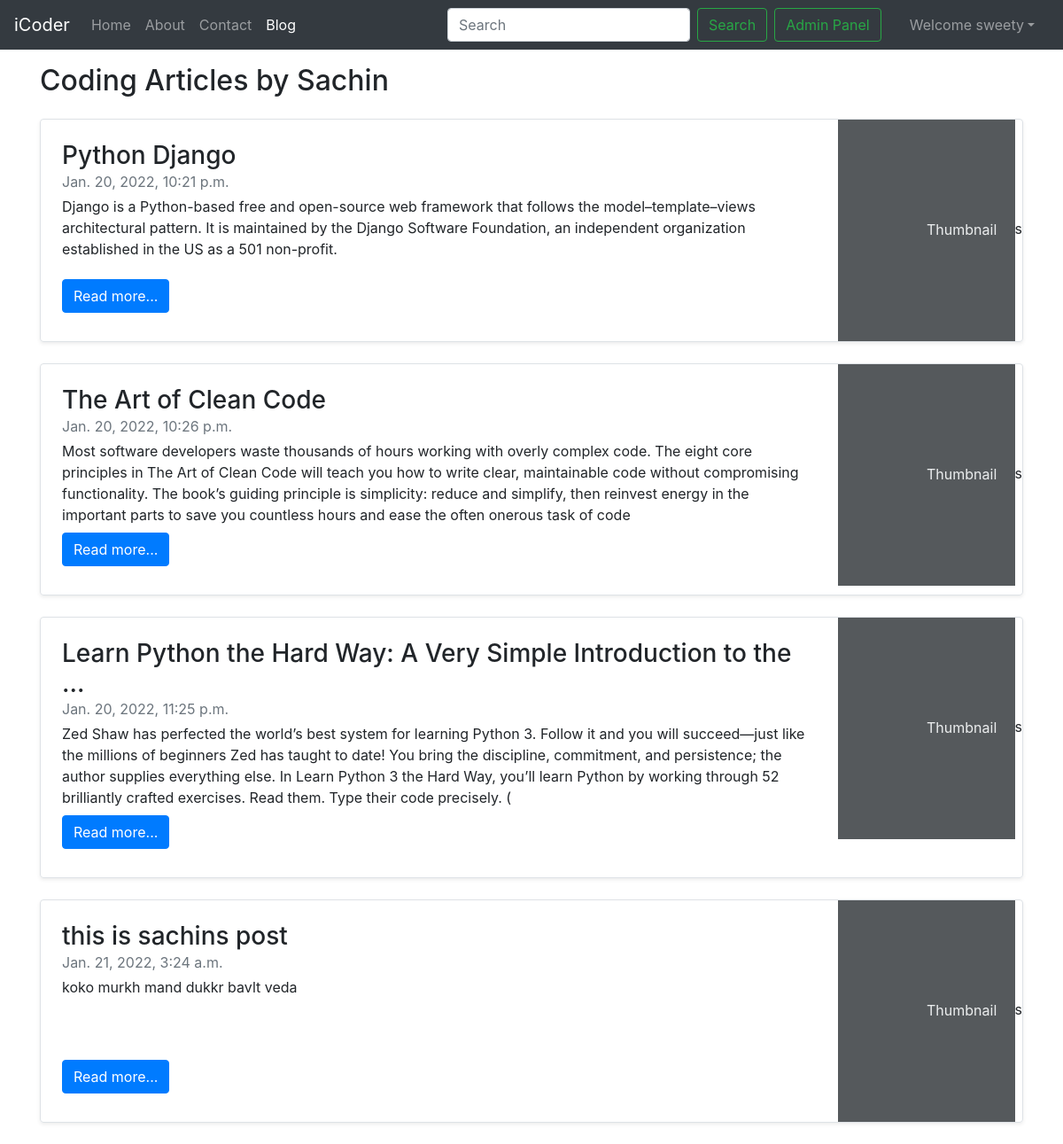
Page /blog/ (signed in) on the committed database.
### blog/models.py (models this page shows, shortened)
class Post(models.Model):
    sno=models.AutoField(primary_key=True)
    title=models.CharField(max_length=255)
    author=models.CharField(max_length=14)
    slug=models.CharField(max_length=130)
    timeStamp=models.DateTimeField(blank=True)
    content=models.TextField()

### blog/views.py (the view)
# urls.py: path('', views.blogHome, name="blogHome"),
def blogHome(request):
    allPosts= Post.objects.all()
    context={'allPosts': allPosts}
    return render(request, "blog/blogHome.html", context)

### iCoder/templates/blog/blogHome.html (shortened to what this page needs)
{% extends 'base.html' %}
{% block blogactive %} active {% endblock blogactive %}
{% block body %}
<div class="container my-3">
    <h2>Coding Articles by Sachin</h2>
    {%for post in allPosts%}
    <div class="row no-gutters border rounded overflow-hidden flex-md-row mb-4 shadow-sm h-md-250 my-4 position-relative">
        <div class="col p-4 d-flex flex-column position-static">
            <h3 class="mb-0">{{post.title}}</h3>
            <div class="mb-1 text-muted">{{post.timeStamp}}</div>
            <p class="card-text mb-auto">{{post.content|slice:"0:400"}}</p>
            <div class="my-2">
            	<a href="/blog/blogpost/{{post.slug}}" role="button" class="btn btn-primary">Read more...</a>
            </div>
        </div>
        <div class="col-auto d-none d-lg-block">
            <svg class="bd-placeholder-img" width="200" height="250" xmlns="http://www.w3.org/2000/svg" preserveAspectRatio="xMidYMid slice" focusable="false" role="img" aria-label="Placeholder: Thumbnail">
                <rect width="100%" height="100%" fill="#55595c"></rect><text x="50%" y="50%" fill="#eceeef" dy=".3em">Thumbnail</text>
            </svg>s
        </div>
    </div>
    {% endfor %}
 {% endblock %}

### iCoder/templates/base.html (shortened to what this page needs)
<!doctype html>
<html lang="en">
  <head>
    <link rel="stylesheet" href="https://stackpath.bootstrapcdn.com/bootstrap/4.5.2/css/bootstrap.min.css">
  </head>
  <body>
    <nav class="navbar navbar-expand-lg navbar-dark bg-dark">
        <a class="navbar-brand" href="/">iCoder</a>
        <div class="collapse navbar-collapse" id="navbarSupportedContent">
          <ul class="navbar-nav mr-auto">
            <li class="nav-item {% block homeactive %}  {% endblock homeactive %}">
              <a class="nav-link" href="/">Home <span class="sr-only">(current)</span></a>
            </li>
            <li class="nav-item {% block aboutactive %}  {% endblock aboutactive %}" >
              <a class="nav-link" href="/about">About</a>
            </li>
            <li class="nav-item {% block contactactive %}  {% endblock contactactive %} ">
              <a class="nav-link" href="/contact">Contact</a>
            </li>
            <li class="nav-item {% block blogactive %}  {% endblock blogactive %} ">
              <a class="nav-link" href="/blog">Blog</a>
            </li>
          </ul>
          <form method="get" action="/search"class="form-inline my-2 my-lg-0 mx-3">
            <input class="form-control mr-sm-2" type="search" placeholder="Search" aria-label="Search" name="query" id="query">
            <button class="btn btn-outline-success my-2 my-sm-0 " type="submit">Search</button>
            <a href="/admin" role="button" target="_blank" class="btn btn-outline-success m-2 my-sm-0"> Admin Panel </a>
          </form>
          {% if user.is_authenticated %}
          <ul class="navbar-nav mr-2">
          <li class="nav-item dropdown">
          <a class="nav-link dropdown-toggle" href='#' id="navbarDropdown" role="button" data-toggle="dropdown"> Welcome {{request.user}}</a>
                </li>
                </ul>
                </div>
          {% endif %}
      </nav>
      {% block body %}  {% endblock body %}
  </body>
</html>

### rows in the picture
Post: title "Python Django", timeStamp "Jan. 20, 2022, 10:21 p.m.", content "Django is a Python-based free and open-source web framework that follows the model–template–views architectural pattern. It is maintained by the Django Software Foundation, an independent organization established in the US as a 501 non-profit."
Post: title "The Art of Clean Code", timeStamp "Jan. 20, 2022, 10:26 p.m.", content "Most software developers waste thousands of hours working with overly complex code. The eight core principles in The Art of Clean Code will teach you how to write clear, maintainable code without compromising functionality. The book’s guiding principle is simplicity: reduce and simplify, then reinvest energy in the important parts to save you countless hours and ease the often onerous task of code"
Post: title "Learn Python the Hard Way: A Very Simple Introduction to the ...", timeStamp "Jan. 20, 2022, 11:25 p.m.", content "Zed Shaw has perfected the world’s best system for learning Python 3. Follow it and you will succeed—just like the millions of beginners Zed has taught to date! You bring the discipline, commitment, and persistence; the author supplies everything else. In Learn Python 3 the Hard Way, you’ll learn Python by working through 52 brilliantly crafted exercises. Read them. Type their code precisely. ("
Post: title "this is sachins post", timeStamp "Jan. 21, 2022, 3:24 a.m.", content "koko murkh mand dukkr bavlt veda"

### other values in the picture
{{ request.user }} "sweety"
